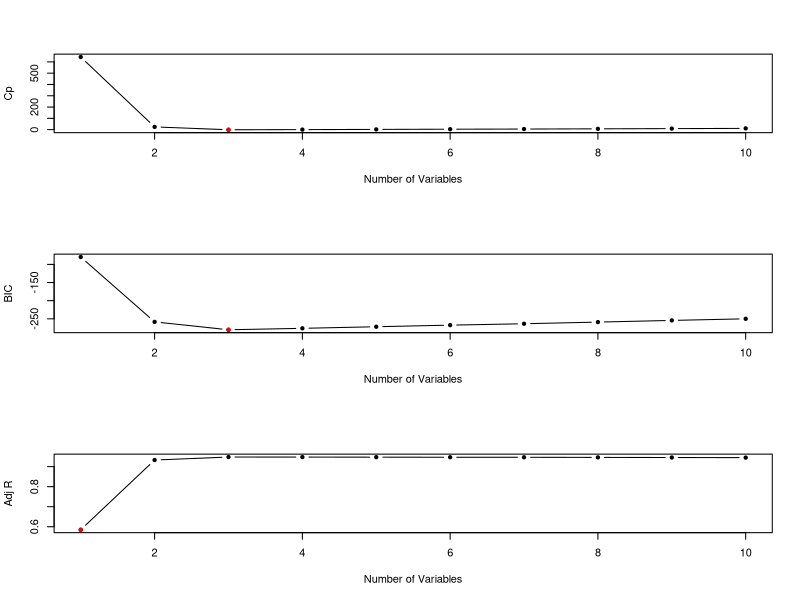
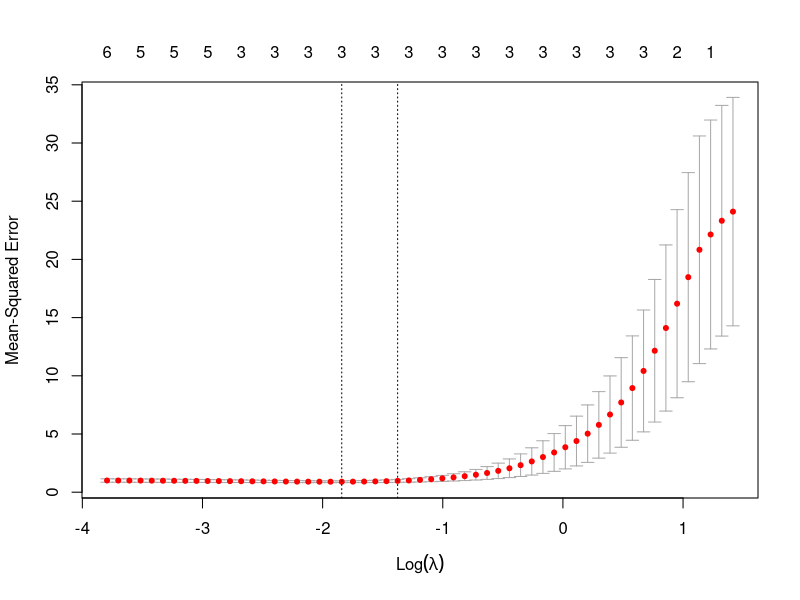

R code for these plots, in order:

#applied
# 8

str(rnorm)

set.seed(1)
x = rnorm(100)
e = rnorm(100)

b0 =3
b1 =2
b2 = -3
b3 = 0.3
y = b0 + b1 * x + b2 * x^2 + b3 * x^3 + e
dat <- data.frame(y,x)

library(leaps)

#-------------------------------------------------------------
# regsubsets

fit <- regsubsets(y ~ poly(x,10, raw=T), data=dat, nvmax =10)

which.min(summary(fit)$cp)
which.min(summary(fit)$bic)
which.min(summary(fit)$adjr2)

par(mfrow=c(3,1))

plot(summary(fit)$cp, xlab="Number of Variables", 
     ylab="Cp", col="black", pch=20, type = "b")
points(3, summary(fit)$cp[3], pch=20, col="red")

plot(summary(fit)$bic, xlab="Number of Variables", 
     ylab="BIC", col="black", pch=20, type = "b")
points(3, summary(fit)$bic[3], pch=20, col="red")

plot(summary(fit)$adjr2, xlab="Number of Variables", 
     ylab="Adj R", col="black", pch=20, type = "b")
points(1, summary(fit)$adjr2[1], pch=20, col="red")

par(mfrow=c(1,1))

coef(fit, id=3)

#-------------------------------------------------------------
# forward stepwise and backward setpwise

fit <- regsubsets(y ~ poly(x,10, raw=T), data=dat, nvmax =10, 
#                 method="forward")
                   method="backward")
            
which.min(summary(fit)$cp)
which.min(summary(fit)$bic)
which.min(summary(fit)$adjr2)

coef(fit, id=3)

# similar but differ on the variables picked and coeffcients

#-------------------------------------------------------------
# fitting a lasso model
library(glmnet)
set.seed(1)
# split into test and train
tr <- sample(seq(100), 50, replace=FALSE) 


mat = model.matrix( ~ poly(x,10, raw=T))

fit <- cv.glmnet(mat[tr, ], y[tr], alpha=1)
best_lam <- fit$lambda.min

plot(fit)

best_mod <- glmnet(mat, y, alpha=1)
predict(best_mod, s = best_lam, type = "coefficients")

#-------------------------------------------------------------
# using x^7 as the predictor variable

b7 = 7
y = b0 + b7 + x^7 + e
dat <- data.frame(y,x)
mod <- regsubsets(y ~ poly(x,10, raw=T), data=dat, nvmax=10)
which.min(summary(mod)$cp)
which.min(summary(mod)$bic)
which.min(summary(mod)$adjr2)

coef(mod, id=2)
coef(mod, id=1)
coef(mod, id=10)

mat <- model.matrix(y ~ poly(x, 10, raw=T), data=dat)[, -1]
mod <- cv.glmnet(mat, y, alpha = 1)
best_lam <- mod$lambda.min

final_mod <- glmnet(mat, y, alpha=1)
predict(final_mod, s = best_lam, type = "coefficients")
